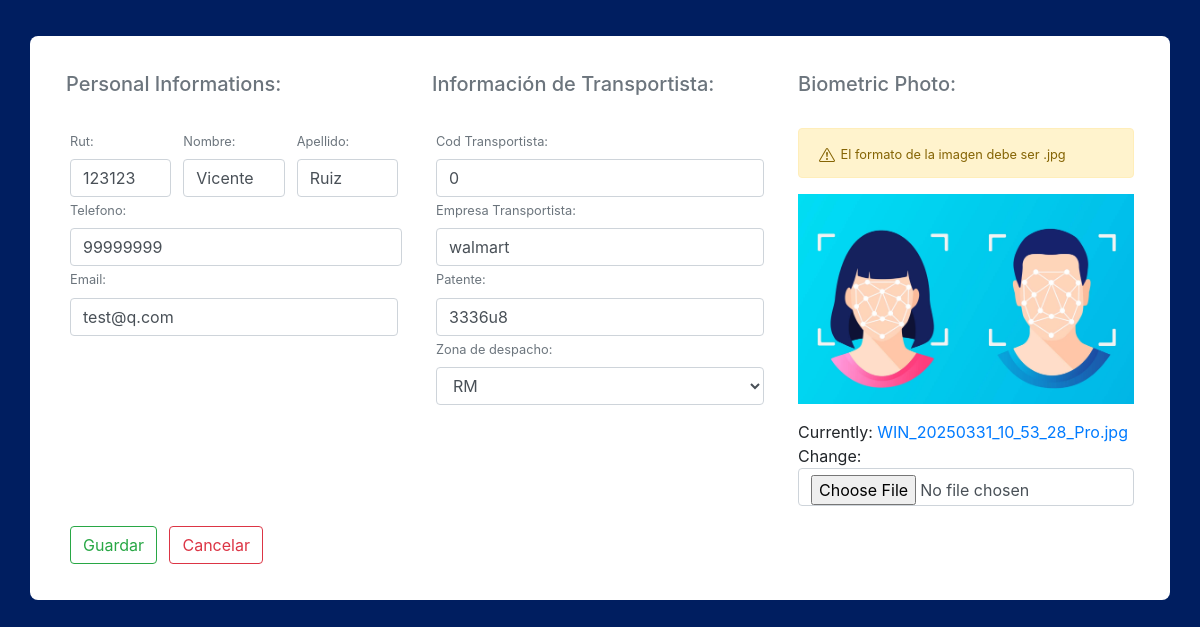
The page /edit_profile/5/ on the database its author committed.
### core/models.py (models this page shows, shortened)
class Profile(models.Model):
    rut = models.IntegerField(unique=True, default=0)
    first_name = models.CharField(max_length=70)
    last_name = models.CharField(max_length=70)
    date = models.DateField(null=True, blank=True)
    phone = models.BigIntegerField(null=True, blank=True)
    email = models.EmailField(null=True, blank=True)
    Transportista = models.CharField(max_length=200)
    CodTransportista = models.IntegerField(default=0, null=True, blank=True)
    status = models.CharField(choices=types,max_length=20,null=True,blank=False,default='RM')
    present = models.BooleanField(default=False)
    image = models.ImageField()
    updated = models.DateTimeField(auto_now=True)
    Patente = models.CharField(max_length=6, default='')

### core/views.py (the view)
# urls.py: path('edit_profile/<int:id>/', views.edit_profile, name='edit_profile'),
def edit_profile(request,id):
    profile = Profile.objects.get(id=id)
    form = ProfileForm(instance=profile)
    if request.method == 'POST':
        form = ProfileForm(request.POST,request.FILES,instance=profile)
        if form.is_valid():
            form.save()
            return redirect('profiles')
    context={'form':form}
    return render(request,'core/add_profile.html',context)

### core/forms.py (shortened to what this page needs)
class ProfileForm(forms.ModelForm):
    class Meta:
        model = Profile
        fields = '__all__'
        exclude = ['present', 'updated', 'date']  # Excluye campos que no deseas mostrar en el formulario
    def __init__(self, *args, **kwargs):
        super(ProfileForm, self).__init__(*args, **kwargs)
        for field_name, field in self.fields.items():
            field.widget.attrs['class'] = 'form-control'

### core/templates/core/add_profile.html (shortened to what this page needs)
{% extends "core/base.html" %}
{% load static %}
{% block content %}
<div class="container emp-profile pb-3">
    <form method="POST" action="." class="needs-validation" enctype='multipart/form-data'>
        <div class="row">
            <div class="col-md-4">
                <h5 class="text-muted">Personal Informations:</h5><br>
                <div class="d-flex justify-content-between">
                    <div class="m-1 mr-2">
                        <label class="text-muted"><small>Rut:</small></label>
                        {{ form.rut }}
                    </div>
                    <div class="m-1 mr-2">
                        <label class="text-muted"><small>Nombre:</small></label>
                        {{ form.first_name }}
                    </div>
                    <div class="m-1">
                        <label class="text-muted"><small>Apellido:</small></label>
                        {{ form.last_name }}
                    </div>
                </div>
                <div class="ml-1">
                    <label class="text-muted"><small>Telefono:</small></label>
                    {{ form.phone }}
                </div>
                <div class="m-1">
                    <label class="text-muted"><small>Email:</small></label>
                    {{ form.email }}
                </div>
            </div>
            <div class="col-md-4">
                <h5 class="text-muted">Información de Transportista:</h5><br>
                <div class="m-1">
                    <label class="text-muted"><small>Cod Transportista:</small></label>
                    {{ form.CodTransportista }}
                </div>
                <div class="m-1">
                    <label class="text-muted"><small>Empresa Transportista:</small></label>
                    {{ form.Transportista }}
                </div>
                <div class="m-1">
                    <label class="text-muted"><small>Patente:</small></label>
                    {{ form.Patente }}
                </div>
                <div class="m-1">
                    <label class="text-muted"><small>Zona de despacho:</small></label>
                    {{ form.status }}
                </div>
            </div>
            <div class="col-md-4">
                <h5 class="text-muted">Biometric Photo:</h5><br>
                <div>
                    <div class="alert alert-warning">
                        <small>El formato de la imagen debe ser .jpg</small>
                    </div>
                    <img src="{% static 'img/bio.jpg'%}" alt="" width="100%">
                </div>
                <div class="mt-3">
                    {{ form.image }}
                </div>
            </div>
        </div>
        <div class="mt-3">
            <button type="submit" class="btn btn-outline-success m-1">Guardar</button>
            <a href="{% url 'profiles' %}"><button type="button" class="btn btn-outline-danger m-1">Cancelar</button></a>
        </div>
    </form>
</div>
{% endblock content %}

### static/css/details.css (style rules this page uses)
.emp-profile { padding: 3%; margin-top: 3%; margin-bottom: 3%; border-radius: 0.5rem; background: #fff; }

### static/css/body.css (style rules this page uses)
body { background: -webkit-linear-gradient(left, #001E60, #001E60); }

### rows shown on the page
Profile: rut "123123", first_name "Vicente", last_name "Ruiz", phone "99999999", email "test@q.com", CodTransportista "0", Transportista "walmart", Patente "3336u8", status "RM"
